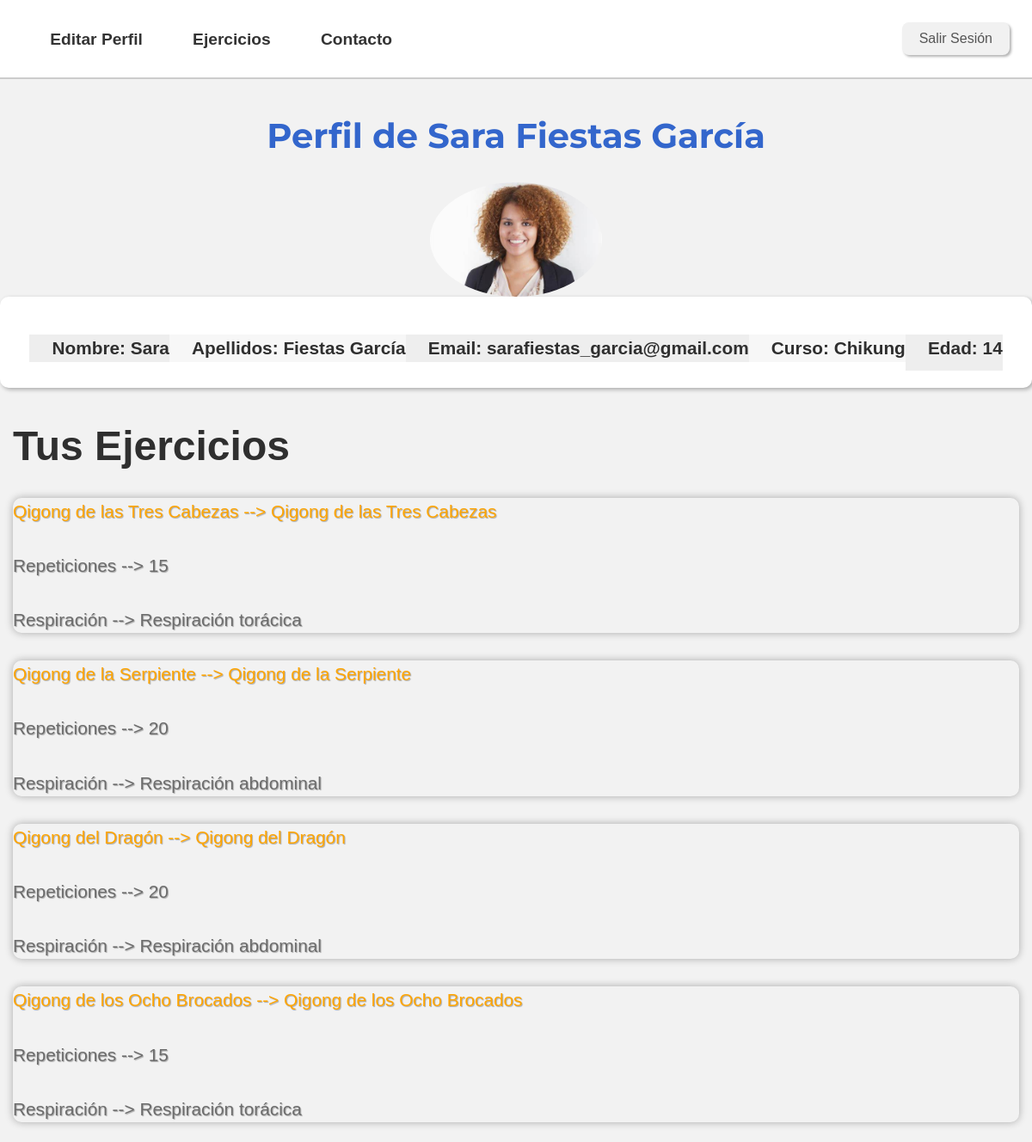
Page /user_ejercicios (signed in) on the committed database.
### models.py (models this page shows, shortened)
class User(db.Base):
    __tablename__ = 'usuarios'
    __table_args__ = {'sqlite_autoincrement': True}
    id_user = Column(Integer, primary_key=True)
    nombre = Column(String(200), nullable=False)
    apellidos = Column(String(200), nullable=False)
    email = Column(String(20))
    curso = Column(String(10))
    edad = Column(Integer)
    perfil = Column(String(500))
    password = Column(String(10))

### main.py (the view)
@app.route('/user_ejercicios')#Ruta donde aparece descripcion de los ejercicios recomendados al alumno
def user_ejercicios():
        username = session['username']
        user = db.session.query(User).filter_by(nombre=username).first()
        exercices_user = db.session.query(NewTable).filter_by(user_id=user.id_user).first()
        listado=ejercicios.crear_ejercicios(user.curso,exercices_user.lista_ejercicios,)
        return render_template('user_ejercicios.html', user=user, exercices_user=exercices_user, listado=listado)

### ejercicios.py (called while the page is built)
def crear_ejercicios(curso, cantidad):
    lista = []
    lista_nueva=[]
    if curso == 'Pilates':
        lista = lista_pilates.copy()
    elif curso == 'Chikung':
        lista = lista_qigong.copy()
    n = cantidad.split(",")
    for numero_ejercicio in n:
        lista_nueva.append(lista[int(numero_ejercicio)])
    return lista_nueva

### templates/user_ejercicios.html (shortened to what this page needs)
<!DOCTYPE html>
<html>
<head>
	<link rel="stylesheet" type="text/css" href="{{ url_for('static', filename='user.css') }}">
</head>
<body>
<header>
	<nav class="navega">
		<div class="cajon_nav" id="nav_cajon">
				<ul class="menu">
					<li><a href="{{url_for('editar', id=user.id_user)}}">Editar Perfil</a></li>
					<li><a href="{{url_for('user_ejercicios')}}">Ejercicios</a></li>
					<li><a href="#contacto" id="mostrar-formulario">Contacto</a></li>
				</ul>
        <button onclick="window.location.href='{{ url_for('login') }}'" class="back-button">Salir Sesión</button>
		</div>
	</nav>
</header>
	<h1 class="perfil_title">Perfil de  {{ user.nombre +' '+ user.apellidos }}</h1>
    <img src="{{ url_for('static', filename='../static/' + user.perfil) }}" alt="Imagen de perfil">
		 <ul class="datos">
			<li>Nombre: {{ user.nombre }}</li>
			<li>Apellidos: {{ user.apellidos }}</li>
			<li>Email: {{ user.email }}</li>
			<li>Curso: {{ user.curso }}</li>
			<li>Edad: {{ user.edad }}</li>
  		</ul>
<div>
	<div class="container">
			<h1>Tus Ejercicios</h1>
				{% for ejercicios in listado: %}
		<div class="especial">
			<section>
					<p class="orange">{{ ejercicios.tipo }} --> {{ ejercicios.tipo }}</p>
					<p> Repeticiones --> {{ ejercicios.repeticiones }}</p>
					<p>Respiración --> {{ ejercicios.tipo_respiracion }}</p>
			</section>
		</div>
		{% endfor %}
	</div>
</div>
</body>
</html>

### static/user.css (style rules this page uses)
body { margin: 0; font-family: 'Noto Sans JP', sans-serif; font-size: 16px; line-height: 1.5; background-color: #f2f2f2; }
.container { max-width: 1200px; margin: 0 auto; padding: 0 15px; }
.navega { background-color: #fff; border-bottom: 2px solid #ccc; position: fixed; top: 0; left: 0; width: 100%; }
.cajon_nav { max-width: 1200px; margin: 0 auto; display: flex; justify-content: space-between; align-items: center; padding: 1rem; }
.menu { list-style: none; display: flex; margin: 0; padding: 0; }
.menu li { margin: 0 1rem; }
.menu a { color: #333; text-decoration: none; font-weight: bold; font-size: 1.2rem; transition: all 0.2s ease-in-out; }
.perfil_title { font-family: 'Montserrat', sans-serif; font-size: 36px; font-weight: 700; color: #444; text-align: center; margin-top: 48px; }
ul { list-style: none; margin: 0; padding: 0; display: flex; flex-wrap: wrap; justify-content: center; }
ul li { font-size: 1.3rem; margin: 1.5rem 0; color: #2f2f2f; line-height: 1.5; }
ul li:before { content: "\f183"; font-family: FontAwesome; font-size: 1.3rem; color: #9B9B9B; margin-right: 10px; }
img { display: block; margin: 0 auto; border-radius: 50%; max-width: 200px; max-height: 200px; object-fit: cover; }
.perfil_title { font-size: 2.5rem; text-align: center; margin-top: 4rem; color: #3366cc; }
header { background-color: #fff; padding: 2rem 0; }
h1 { font-size: 3rem; margin-bottom: 1.5rem; color: #2f2f2f; }
p { font-size: 1.3rem; margin-bottom: 2rem; color: #6c6c6c; line-height: 1.5; }
.datos { list-style-type: none; margin: 0; padding: 20px; font-size: 18px; box-shadow: 2px 2px 5px rgba(0, 0, 0, 0.3); border-radius: 10px; background-color: #fff; }
.datos li { margin-bottom: 10px; font-weight: bold; }
.datos li:last-child { margin-bottom: 0; }
.datos li:nth-child(even) { background-color: #f7f7f7; }
.datos li:nth-child(odd) { background-color: #eee; }
.especial { color: blue; box-shadow: 0px 0px 10px rgba(0, 0, 0, 0.3); text-shadow: 1px 1px 1px rgba(0, 0, 0, 0.3); border-radius: 10px; }
.orange { color: orange; }
.back-button { background-color: #f1f1f1; border: none; color: #555; padding: 10px 20px; text-align: center; text-decoration: none; display: inline-block; font-size: 16px; margin: 10px; cursor: pointer; border-radius: 8px; box-shadow: 2px 2px 3px rgba(0,0,0,0.3); transition: background-color 0.3s ease; }

### rows in the picture
User: nombre+apellidos "Sara Fiestas García", perfil (picture), nombre "Sara", apellidos "Fiestas García", email "sarafiestas_garcia@gmail.com", curso "Chikung", edad "14"

### other values in the picture
{{ ejercicios.tipo }} "Qigong de las Tres Cabezas" "Qigong de la Serpiente" "Qigong del Dragón" "Qigong de los Ocho Brocados"
{{ ejercicios.repeticiones }} "15" "20" "20" "15"
{{ ejercicios.tipo_respiracion }} "Respiración torácica" "Respiración abdominal" "Respiración abdominal" "Respiración torácica"
